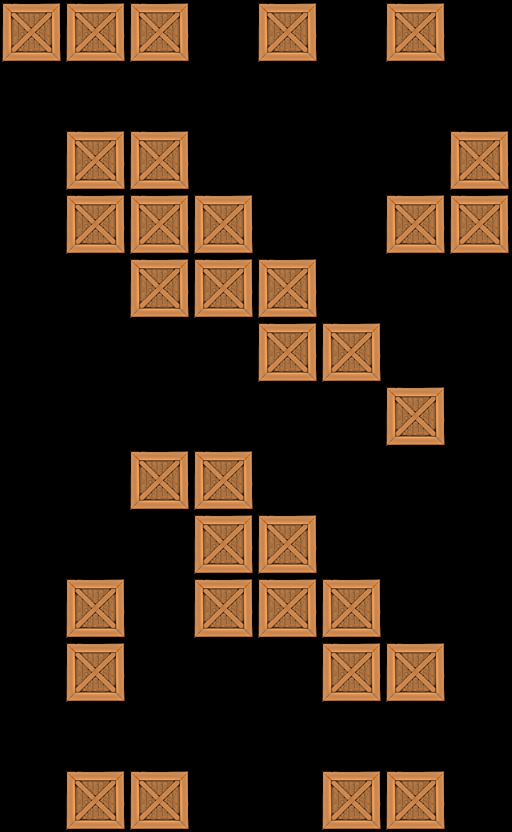

A 2D game scene composited from a Tiled map and its tileset images. What follows is a short description and the map's XML, with each tile layer's data collapsed to a summary:
An orthogonal 8x13 tile map with 64x64 px tiles, 1 tile layer (Tile Layer 1).

<map version="1.0" orientation="orthogonal" width="8" height="13" tilewidth="64" tileheight="64">
 <tileset firstgid="1" name="crate" tilewidth="64" tileheight="64">
  <image source="../../crate5.png" width="64" height="64" />
 </tileset>
 <layer name="Tile Layer 1" width="8" height="13">
  <data>[104 cells, 34 non-empty, 1 distinct tile ids]</data>
 </layer>
</map>
